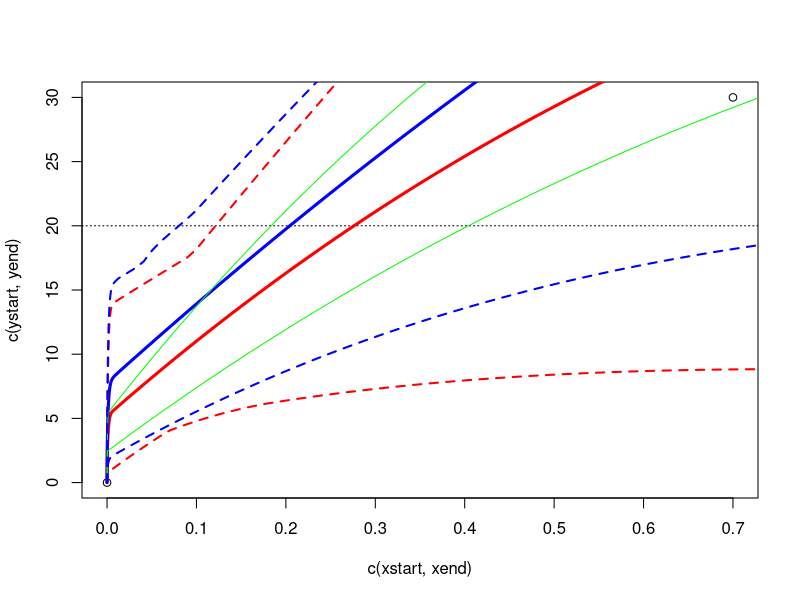

Write R code to recreate this figure. (Note: this script raises an error after producing the figure.)
##This is free, open-source software under GNU GPLv3. It comes with no warranty. Concerns radiogenic mouse HG gland tumorigenesis. Uses individual 
##dose-response relations (IDER) & parameters in Chang et  al. "Harderian Gland Tumorigenesis: Low-Dose and LET Response" Radiat Res 185 2016  
##User adjustable parameters are those starting near line 147 and also limits on x and y axes for some of the graphs
##Gives main calculations for Siranart, Blakely, Cheng, Handa, Sachs, manuscript submitted to Rad. Res.
#Written by Nopphon Siranart; tested and modified by Cheng, Handa,  and Sachs
library(ggplot2); library(deSolve)
rm(list=ls()) 
###FIXED PARAMETERS###  For individual ion dose-response relations
#next lines have Cucinotta et al. (2013) table 5.4 IDER parameters for ions. TE=targeted effects, NTE = non-TE formerly known as bystander. 
# parameter = list(TE = list(alph0=7.53, alph1=1.261, alph2=0.0037, beta = 0, beta_p = 6.3, lamd0=.25, lamd1=.0051, lamd2=.0034,
#                       e_alph0=3.96, e_alph1=0.213, e_alph2=0.00058, e_beta = 0, e_beta_p = 3.41, e_lamd0=.065, e_lamd1=.0029, e_lamd2=.0027), 
#                  NTE=list(alph0=10.02,alph1=0.679,alph2=0.0033,beta=0,beta_p=5.08,lamd0=.231,lamd1=.0033,lamd2=.005,k1=0.12,k2=0.0053,
#                       e_alph0=2.07,e_alph1=0.187,e_alph2=0.0006,e_beta=0,e_beta_p=3,e_lamd0=.016,e_lamd1=.0042,e_lamd2=.0064,e_k1=0.06,e_k2=0.002))

#next lines: values in Chang et al. 2016. These override the parameters above. 
parameter = list(TE = list(alph0=7.65, alph1=1.25, alph2=0.0038, beta = 0, beta_p = 6.02, lamd0=.243, lamd1=.006, lamd2=.0043,
                           e_alph0=3.94, e_alph1=0.14, e_alph2=0.0004, e_beta = 0, e_beta_p =3.51, e_lamd0=.07, e_lamd1=.0036, e_lamd2=.0027),
                 NTE=list(alph0=10.05,alph1=0.90,alph2=0.0039,beta=0,beta_p=4.61,lamd0=.219,lamd1=.0047,lamd2=.0051,k1=0.048,k2=0.0028,#for NTE1
                          e_alph0=3.56,e_alph1=0.21,e_alph2=0.0009,e_beta=0,e_beta_p=3.33,e_lamd0=.078,e_lamd1=.0059,e_lamd2=.0059,e_k1=0.023,e_k2=0.0019))

alph=function(L, param) {with(param,alph0+alph1*L*exp(-alph2*L))} #slope near zero of the IDER; depends on linear energy transfer LET_inf=L (keV/micron)
lamd=function(L, param) {with(param,lamd0+lamd1*L*exp(-lamd2*L))}
#lamd is controversially interpreted as giving a cell killing modulation of LQ IDER. It leads to IDER which have maxima at doses > 1 Gy.
kappa=function(L,param){with(param, (k1*L)*exp(-k2*L))}#kappa interpreted as NTE, important near d=0; approximated as initial value.

###R FUNCTIONS### Used later (near line 180) after "USER_DEFINED PARAMETERS" have been set 
#Next R function can calculate an IDER "targeted part" TE (Cucinotta et al. 2013); uses proton=0 for ion charge Z>2; proton=1 for H, He ions
T_single = function(dose, L, Eff, proton, param = parameter[[Eff]]){ #if Eff=1=TE=targeted effect model; Eff=2=NTE=non-targeted effect.
  beta = param$beta #initialize to be beta=0 with Z>2, i.e near d=0 TE effect is linear no threshhold (LNT) for Z>2.
  if(proton == 1){ beta= param$beta_p} #ions with Z<3 are approximated as LQ (linear quadratic) near d=0.
  P_E = (alph(L,param)*dose + beta*(dose^2))*exp(-lamd(L,param)*dose) #LQ or LNT modulated by exponentially decreasing factor.
  return(P_E)
}

E_single = function(dose, L, Eff, proton, param = parameter[[Eff]]){#if Eff=1, E_single=T; #if Eff=2, E_single=T+NT, where NT=kappa*exp(-lamd*dose).  
  P_E = T_single(dose,L,Eff,proton, param)
  if (Eff==2){#phi is adjustable parameter for mGy range NTE1; adjust near line 170
    P_E = P_E +(1-exp(-150*phi*dose/L))*kappa(L,param)*exp(-lamd(L,param)*dose)#P_E here is sum of targeted and non-targeted effects
  }
  return(P_E)
} 

#Each E_single has a maximum, often around dose=1 or 2 Gy. Next is a function that can find the maxima and the doses where they occur.
bound_Ed = function(L,Eff,proton, param){
  E = c(); D = c();
  for(ll in 1:length(L)){#when this function is used, L can be a vector of the LETs of the individual components of a mixed-ion beam
    p = proton[ll]; l = L[ll]; 
    b = param[[ll]]$beta; a = alph(l,param[[ll]]); ld = lamd(l,param[[ll]])
    if(p == 1){ b= param[[ll]]$beta_p}
    f = function(x) E_single(x,l,Eff,p,param[[ll]])
    d = optimize(f, c(0, 10), maximum= TRUE,tol=1e-10)[[1]]
    D = c(D,d)
    E = c(E,solve_d(d,l,Eff,p,0, param[[ll]]))
  }
  upper_E = min(E)#smallest of the maxima in a mixed beam
  return(list(upper_E,D))
}

#R function whose zero uniroot can use to get dose from L,Eff,proton, and E_single by treating, as in RBE calculations, 
#E=E_single as independent and d as dependent variable instead of vice versa .
solve_d=function(dose,L,Eff,proton,E, param = parameter[[Eff]]) {
  eq = E_single(dose,L,Eff,proton,param)-E
  return(eq)
}

gamma_param = function(Eff){  #When calculating 95% CI for mixture, IDER parameters are taken to have gamma distributions (thus staying>0)
  param = parameter[[Eff]]    #The gamma distributions have mean M, variance V, shape M^2/V, rate (i.e. 1/scale)=M/V 
  param_error=with(param,list(alph0=rgamma(1,(alph0/e_alph0)^2,alph0/(e_alph0)^2),alph1=rgamma(1,(alph1/e_alph1)^2,alph1/(e_alph1)^2),
   alph2=rgamma(1,(alph2/e_alph2)^2,alph2/(e_alph2)^2),beta=0,beta_p=rgamma(1,(beta_p/e_beta_p)^2,beta_p/(e_beta_p)^2),
   lamd0=rgamma(1,(lamd0/e_lamd0)^2,lamd0/(e_lamd0)^2),lamd1=rgamma(1,(lamd1/e_lamd1)^2,lamd1/(e_lamd1)^2),
   lamd2=rgamma(1,(lamd2/e_lamd2)^2,lamd2/(e_lamd2)^2)))
  if(Eff ==2){
    param_error1 = with(param,list(k1 = rgamma(1,(k1/e_k1)^2,k1/(e_k1)^2), k2 = rgamma(1,(k2/e_k2)^2,k2/(e_k2)^2)))
    param_error = c(param_error,param_error1)
  }
  return(param_error)
}

#R function that generates nL=(no. of mixture components) identical parameter sets during 1 Monte Carlo run in estimates of 95% Confidence Intervals (CI)
gen_param = function(Eff,NL, random){  #NL=nL= number of individual ions in a mixed beam
  param = list()
  p = gamma_param(Eff) #one set of parameters chosen at random
  for(ii in 1:NL){
    param[[ii]] = p #every mixture component gets this set. In next Monte Carlo run, gen_param is used again and makes a new set.
    if (random ==0) param[[ii]] = parameter[[Eff]]
  }
  return(param)
}

#R function for d = D_j(E), where D_j will be the compositional inverse function to the IDER for the jth ion in a mixture (corresponding to jth component of L). 
dose_E=function(E, L, Eff,proton, param){#sometimes used with E a vector of effects, not just a single effect, output a vector of doses
  result0 = bound_Ed(L,Eff,proton, param); upper_E = result0[[1]]; d_max = result0[[2]] #restrict to doses & effects such that all IDER monotonic increasing
  output=c()
  e =min(E, upper_E)
  dose = (uniroot(solve_d,c(0,.001), upper=d_max, extendInt="upX",tol = 1e-6, L = L, 
                    Eff = Eff, proton=proton, E = e, param = param[[1]]))$root
  output= c(output,dose)
  return(output)
}

#Next is R function that can get simple effect additivity default prediction E_A=S(d)
E_A <- function(doses, L, Eff, proton, param = parameter[[Eff]]){
  output = rep(0,cols) #cols is the maximum dose in cGy considered
  for(l in 1:nL){
    output = output + E_single(r[l]*doses,L[l],Eff,proton[l],param[[l]])
  }
  return(output)
}

#R function to get first derivative of a function f evaluated at E, using effect rather than dose as independent variable
first_deriv = function(f,E){
  
  delta = 1e-7
  output = (f(E) - f(E-delta))/delta
  return(output)
}

sum_rE = function(E, param){  #can be used to calculate mixture slope for integrating E_I=I(d); add IDER slopes for given mixture effect E=E_I vector
  output = c()
  for(j in 1:length(E)){
    cumrE = 0
    for(i in 1:nL){
      f = function(x) E_single(x,L[i],Eff,proton[i],param[[i]])
      temp = list(); temp[[1]] = param[[i]]   #note param[[i]], not param[[Eff]]; param[ii] changes from run to run, remains same within one run
      d = dose_E(E[j],L[i],Eff,proton[i],param=temp)
      cumrE = cumrE + r[i]*first_deriv(f,d)
    }
    output = c(output,cumrE)
  }
  return(output)
}

solve_ode <- function(t, state, parameters) {#R function used when integrating the ordinary differential eq. for E_I=I(d)
  with(as.list(c(state, parameters)), {
    dE <- sum_rE(E, parameters)
    #print(dE)
    list(c(dE))
  })
}

E_I <- function(state,doses,L, Eff, proton, param){#R function used to actually integrate
  output = ode(y = state, times = doses, func = solve_ode, parms = param)
  result = output[,2]
   return(result)
}

#####EXAMPLES OF USER-DEFINED PARAMETERS FOR MIXTURE CALCULATIONS#####
#r=mixture proportions (must sum to 1); L=LETs; proton=1 for H, He, and proton =0 for heavier ions (0 means LQ beta is 0). 
#end=largest dose in Gy; N=number of Monte-Carlo runs when calculating 95%CI. Toggle between Eff=1 and Eff=2 as needed. Examples follow
#r=c(.5,.5);L=c(76,175);proton=c(0,0);Eff=2;N=50;end=.5 #2 HZE ions. Use bigger N  (e.g. N=2000) for more accurate CI
#r=c(.70,.30);L=c(170,190);proton=c(0,0);Eff=1;N=50; end=.5 
#r=c(.4,.4,.2); L=c(100,200,300); proton = c(0,0,0); Eff=2; N = 50;end=.5
#Next is a mixture of 10 different heavy ions.
#r=c(.02*c(9,8,7,6,5,5,4,3,2,1)); L=c(25*(1:10)); proton =rep(0,10); Eff=1; N = 50;end=.5 #use N >= 50 to get 95% CI
#r=c(.7,.006*c(9,8,7,6,5,5,4,3,2,1)); L=c(.4,25*(1:10)); proton =c(1,rep(0,10)); Eff=2; N = 50; end=1
#r=c(.7,rep(.003*c(9,8,7,6,5,5,4,3,2,1),2)); L=c(.4,50*(1:5),40*(1:5),30*(1:5),20*(1:5)); proton =c(1,rep(0,20)); Eff=2; N = 500; end=1
#r=1;L=.4; proton=1; Eff=2; N=50;end=.6 #a "mixture" with just one component; 
#r=c(.4,.4,.2); L=c(50,50,200); proton = c(0,0,0); Eff=2; N = 100; end=1  #test consistency with sham mixture principle using next line
#r=c(.8,.2); L=c(50,200); proton = c(0,0); Eff=2; N = 2000; end=1  #should be the same as the previous line
#r=c(.8,.12,.08); L=c(.4,76,174); proton = c(1,0,0); Eff=2; N = 50;end=1
#r=c(.76,.18,.06); L=c(.4,60,190); proton = c(1,0,0); Eff=1; N = 50;end=1
#r=c((1/50)*c(13,11,9,7,5,3,2)); L=c(60,80,35*(3:7)); proton=rep(0,7);Eff=2;N=50; end=1  # 7 HZE for supplement
r=c(.70,.30);L=c(60,190);proton=c(0,0);Eff=2;N=50;end=1# Next are examples for the MS (Table 4).  #N=50 instead of N>=1000 for speed.
#r=c(.6,.4); L=c(.4,76); proton=c(1,0);Eff=2; N=1000; end=1  # panels B & B*
#r=.01*c(50,20,rep(5,6));L=c(.4,1.4,25,21,76,107,174,464);proton=c(1,1,rep(0,6)); Eff=1; N=1000; end=1 #panels D&D* 8-ion expt.
#r=.01*c(28,20,20,12,12,4,4); L=c(60,80,35*(3:7)); proton=rep(0,7);Eff=1;N=1000;end=.5  #F and F* seven heavy ions. absurd S(d)
#r=c(.5,.5); L=c(76,174); proton = c(0,0); Eff=2; N =2000; end=.4 #E and E* 
#r=c(.9,.1);L=c(.4,174);proton=c(1,0);Eff=2;N=1000; end=1  #panels A and A*
#r=c(.60,.40);L=c(.4,174);proton=c(1,0);Eff=2;N=1000;end=.7  #panels C and C* 
#r=c(.6,.2,.2);L=c(.4,76,174);proton=c(1,0,0);Eff=2;N=1000;end=1
by = 0.05#to increase smoothness decrease "by"
monte =T#TRUE/FALSE. If FALSE no mixture 95% CI is calculated and the script runs much faster.
phi=3e3# adjusts how steeply non-targeted effect climbs from 0 to kappa in the mGy range.
#####END OF MAIN USER DEFINED PARAMETERS######

nL = length(L) # The number of ions used
doses <- seq(0, end, by = by);cols = end/by+1 #end=largest dose;cols=total number of dose points if Eff=1
if(Eff==2){#look closely at mGy region
  doses=c(3e-4*(0:100),seq(.031,end,length.out=100));cols=length(doses)
}

# ############E_A with central values of the parameters##############
E_A_mean = E_A(doses, L ,Eff,proton, gen_param(Eff,nL,0))

############E_I with central values of the parameters###############
state <- c(E = 0);
E_I_mean = E_I(state,doses, L, Eff, proton,gen_param(Eff,nL,0))

# ##########95% confidence intervals;  Most CPU intensive part of the calculation
if(monte){
  E_A_mat = matrix(0, N, cols); ##now do Monte Carlo for error structure
  for(i in 1:N){
    E_A_mat[i,] = E_A(doses, L, Eff,proton, gen_param(Eff,nL,1))
  }
  E_A_sort = apply(E_A_mat,2,sort,decreasing=F); 
  E_A_low = E_A_sort[floor(N*0.025),]; E_A_high = E_A_sort[ceiling(N*0.975),]; 
 
  E_I_mat = matrix(0, N, cols);
  for(i in 1:N){
    print(i)
    param = gen_param(Eff,nL,1)
    E_I_mat[i,] = E_I(state,doses,L,Eff,proton, param)
  }
  E_I_sort = apply(E_I_mat,2,sort,decreasing=F); 
  E_I_low = E_I_sort[floor(N*0.025),]; E_I_high = E_I_sort[ceiling(N*0.975),]; 
}
####################GRAPHS####################Comment out unneeded ones
##IDER Plot. Allows adjustment of upper dose limit to less than "end" under user adjsted parameters and of y limit.
# xstart = 0; xend = end; ystart= 0; yend =40#
# plot(c(xstart,xend),c(ystart,yend),type='n',bty="l", ylab = 'E', xlab = 'd')#,xaxp=c(0,end,2))
# lines(c(0,xend),c(yend,yend))     
# for(l in 1:length(L)){
#   lines(doses,E_single(doses,L[l],Eff,proton[l]),type="l", col = colors()[20*l+2],xaxp=c(0,end,4)) #automatic choice of colors 
# }
# 
# #####plot E_I, and E_A together in one graph for the central parameters. Add IDER and/or 95%CI if desired.
xstart = 0; xend =.7; ystart= 0; yend =30
plot(c(xstart,xend),c(ystart,yend))#,type='n',bty="l", ylab = 'E', xlab = 'd', xaxp=c(0,end,2), yaxp=c(0,yend,2))##,xaxs='i',yaxs='i'
abline(h=20,lwd=1,lty=3)
#abline(v=c(.50),col='green', lwd=1.5)
lines(doses,E_I_mean,col='red', lwd=3)
lines(doses,E_A_mean,col='blue', lwd=3)
for(l in 1:length(L)){
  lines(doses,E_single(doses,L[l],Eff,proton[l]),type="l",col="green") 
}
if(monte){
  lines(doses,E_I_low,col='red', lwd=2,lty=2)
  lines(doses,E_I_high,col='red', lwd=2,lty=2)
  lines(doses,E_A_low,col='blue', lwd=2,lty=2)
  lines(doses,E_A_high,col='blue', lwd=2,lty=2)
}
# # ######Elegant ribbon plots######
# ## plot E_I and E_A together in one graph with error bars, allowing the user to adjust the upper dose limit (<2 Gy; if no protons <1)
df= data.frame(md = doses, EI=E_I_mean, EA=E_A_mean)##dev.off()
if(monte){
  p = ggplot(df,aes(md)) + geom_line(aes(y = EI),color ='red') + geom_ribbon(aes(ymin=E_I_low, ymax=E_I_high), alpha=0.2,fill='red')+
  geom_line(aes(y = EA),color ='blue') + geom_ribbon(aes(ymin=E_A_low, ymax=E_A_high), alpha=0.2,fill='blue')+ggtitle("95% CI")
  ggsave("fig8B.eps", device=cairo_ps)
}

###Some numerical values sometimes used### 
# print(c("S(dmax) =", E_A_mean[cols]))# S(end)
# print(c("I(dmax)=", E_I_mean[cols]))# I(end)
# rho<-(E_A_mean-E_I_mean)/(E_I_mean+.00001)# relative difference
# AA=which.max(abs(rho))#index at which |rho| is a maximum
# print(c("maxDELTA=",rho[AA]))
# print(c("at", 50*(doses[AA]+doses[AA-1])), "cGy")
# #plot(doses,rho,type='l')
# I20=min(which(E_I_mean>20))
# d20=50*(doses[I20]+doses[I20-1])
# print(c("d20=",d20, "cGy"))
# a50=min(which(doses>.50))
# print(c("S(50)=", .5*(E_A_mean[a50]+E_A_mean[a50-1])))
# print(c("I(50)=", .5*(E_I_mean[a50]+E_I_mean[a50-1])))
# I30=min(which(E_I_mean>30))
# d30=50*(doses[I30]+doses[I30-1])
# print(c("d30=",d30))

###plot kappa###
# k1=parameter[[2]]$k1
# k2=parameter[[2]]$k2
# L=5*(1:200)
# kkappa=(k1*L)*exp(-k2*L)
# plot(L,kkappa)
